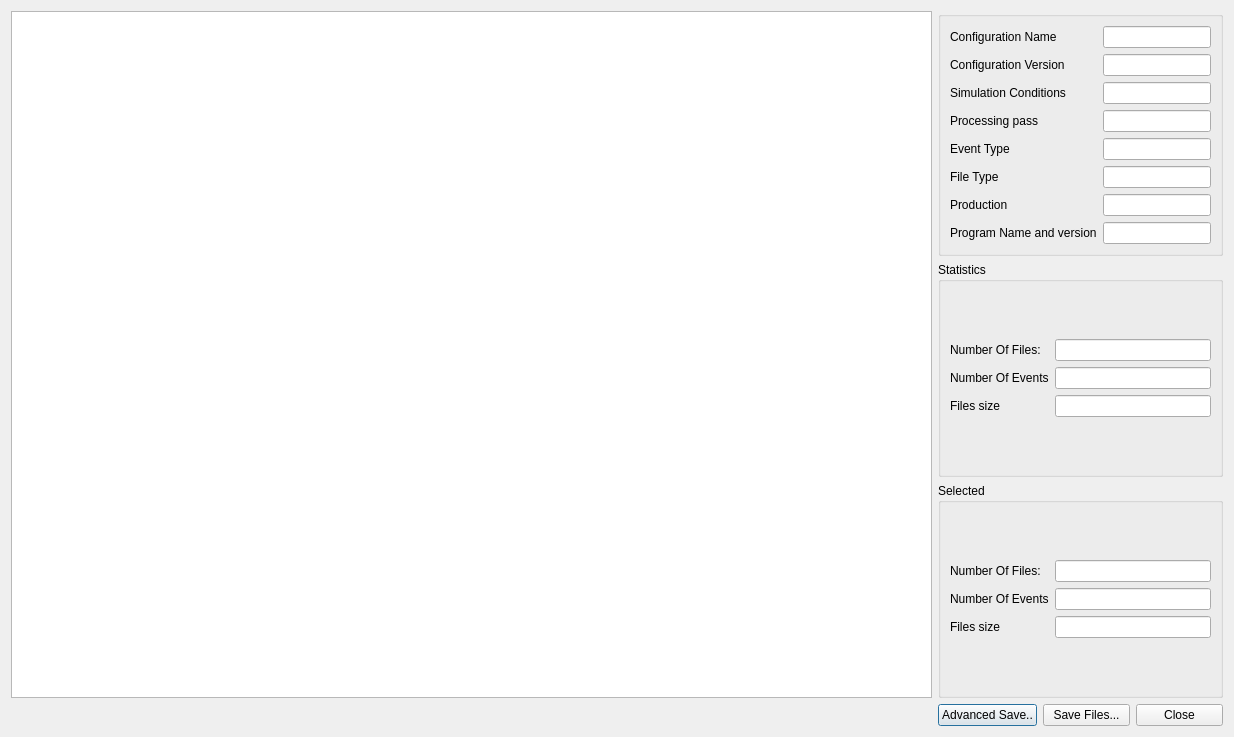
<ui version="4.0" >
 <class>FileDialog</class>
 <widget class="QDialog" name="FileDialog" >
  <property name="windowModality" >
   <enum>Qt::WindowModal</enum>
  </property>
  <property name="geometry" >
   <rect>
    <x>0</x>
    <y>0</y>
    <width>1234</width>
    <height>737</height>
   </rect>
  </property>
  <property name="windowTitle" >
   <string>Feicim FileDialog</string>
  </property>
  <property name="modal" >
   <bool>false</bool>
  </property>
  <layout class="QGridLayout" >
   <item rowspan="3" row="0" column="0" >
    <widget class="QTableView" name="tableView" />
   </item>
   <item row="0" column="1" colspan="3" >
    <widget class="QGroupBox" name="groupBox_3" >
     <property name="title" >
      <string/>
     </property>
     <layout class="QGridLayout" >
      <item row="0" column="0" >
       <layout class="QGridLayout" >
        <item row="0" column="1" >
         <widget class="QLineEdit" name="configname" >
          <property name="readOnly" >
           <bool>true</bool>
          </property>
         </widget>
        </item>
        <item row="1" column="1" >
         <widget class="QLineEdit" name="configversion" >
          <property name="readOnly" >
           <bool>true</bool>
          </property>
         </widget>
        </item>
        <item row="2" column="1" >
         <widget class="QLineEdit" name="simulation" >
          <property name="readOnly" >
           <bool>true</bool>
          </property>
         </widget>
        </item>
        <item row="3" column="1" >
         <widget class="QLineEdit" name="processing" >
          <property name="readOnly" >
           <bool>true</bool>
          </property>
         </widget>
        </item>
        <item row="4" column="1" >
         <widget class="QLineEdit" name="eventtype" >
          <property name="readOnly" >
           <bool>true</bool>
          </property>
         </widget>
        </item>
        <item row="5" column="1" >
         <widget class="QLineEdit" name="filetype" >
          <property name="readOnly" >
           <bool>true</bool>
          </property>
         </widget>
        </item>
        <item row="6" column="1" >
         <widget class="QLineEdit" name="production" >
          <property name="readOnly" >
           <bool>true</bool>
          </property>
         </widget>
        </item>
        <item row="7" column="1" >
         <widget class="QLineEdit" name="progrnameandversion" >
          <property name="readOnly" >
           <bool>true</bool>
          </property>
         </widget>
        </item>
        <item row="0" column="0" >
         <widget class="QLabel" name="label_7" >
          <property name="text" >
           <string>Configuration Name</string>
          </property>
         </widget>
        </item>
        <item row="1" column="0" >
         <widget class="QLabel" name="label_8" >
          <property name="text" >
           <string>Configuration Version</string>
          </property>
         </widget>
        </item>
        <item row="2" column="0" >
         <widget class="QLabel" name="label_9" >
          <property name="text" >
           <string>Simulation Conditions</string>
          </property>
         </widget>
        </item>
        <item row="3" column="0" >
         <widget class="QLabel" name="label_10" >
          <property name="text" >
           <string>Processing pass</string>
          </property>
         </widget>
        </item>
        <item row="4" column="0" >
         <widget class="QLabel" name="label_11" >
          <property name="text" >
           <string>Event Type</string>
          </property>
         </widget>
        </item>
        <item row="5" column="0" >
         <widget class="QLabel" name="label_12" >
          <property name="text" >
           <string>File Type</string>
          </property>
         </widget>
        </item>
        <item row="6" column="0" >
         <widget class="QLabel" name="label_13" >
          <property name="text" >
           <string>Production</string>
          </property>
         </widget>
        </item>
        <item row="7" column="0" >
         <widget class="QLabel" name="label_14" >
          <property name="text" >
           <string>Program Name and version</string>
          </property>
         </widget>
        </item>
       </layout>
      </item>
     </layout>
    </widget>
   </item>
   <item row="1" column="1" colspan="3" >
    <widget class="QGroupBox" name="groupBox" >
     <property name="title" >
      <string>Statistics</string>
     </property>
     <layout class="QGridLayout" >
      <item row="0" column="0" >
       <layout class="QGridLayout" >
        <item row="1" column="0" >
         <layout class="QHBoxLayout" >
          <item>
           <widget class="QLabel" name="label_2" >
            <property name="text" >
             <string>Number Of Events</string>
            </property>
           </widget>
          </item>
         </layout>
        </item>
        <item row="0" column="0" >
         <widget class="QLabel" name="label" >
          <property name="text" >
           <string>Number Of Files:</string>
          </property>
         </widget>
        </item>
        <item row="0" column="1" >
         <widget class="QLineEdit" name="lineEdit" >
          <property name="readOnly" >
           <bool>true</bool>
          </property>
         </widget>
        </item>
        <item row="1" column="1" >
         <widget class="QLineEdit" name="lineEdit_2" >
          <property name="readOnly" >
           <bool>true</bool>
          </property>
         </widget>
        </item>
        <item row="2" column="0" >
         <widget class="QLabel" name="label_5" >
          <property name="text" >
           <string>Files size</string>
          </property>
         </widget>
        </item>
        <item row="2" column="1" >
         <widget class="QLineEdit" name="lineEdit_5" >
          <property name="readOnly" >
           <bool>true</bool>
          </property>
         </widget>
        </item>
       </layout>
      </item>
     </layout>
    </widget>
   </item>
   <item row="2" column="1" colspan="3" >
    <widget class="QGroupBox" name="groupBox_2" >
     <property name="title" >
      <string>Selected</string>
     </property>
     <layout class="QGridLayout" >
      <item row="0" column="0" >
       <layout class="QGridLayout" >
        <item row="1" column="0" >
         <layout class="QHBoxLayout" >
          <item>
           <widget class="QLabel" name="label_4" >
            <property name="text" >
             <string>Number Of Events</string>
            </property>
           </widget>
          </item>
         </layout>
        </item>
        <item row="0" column="1" >
         <widget class="QLineEdit" name="lineEdit_3" >
          <property name="readOnly" >
           <bool>true</bool>
          </property>
         </widget>
        </item>
        <item row="1" column="1" >
         <widget class="QLineEdit" name="lineEdit_4" >
          <property name="readOnly" >
           <bool>true</bool>
          </property>
         </widget>
        </item>
        <item row="0" column="0" >
         <widget class="QLabel" name="label_6" >
          <property name="text" >
           <string>Number Of Files:</string>
          </property>
         </widget>
        </item>
        <item row="2" column="1" >
         <widget class="QLineEdit" name="lineEdit_6" >
          <property name="readOnly" >
           <bool>true</bool>
          </property>
         </widget>
        </item>
        <item row="2" column="0" >
         <widget class="QLabel" name="label_3" >
          <property name="text" >
           <string>Files size</string>
          </property>
         </widget>
        </item>
       </layout>
      </item>
     </layout>
    </widget>
   </item>
   <item row="3" column="1" >
    <widget class="QPushButton" name="advancedSave" >
     <property name="text" >
      <string>Advanced Save..</string>
     </property>
    </widget>
   </item>
   <item row="3" column="2" >
    <widget class="QPushButton" name="saveButton" >
     <property name="text" >
      <string>Save Files...</string>
     </property>
    </widget>
   </item>
   <item row="3" column="3" >
    <widget class="QPushButton" name="closeButton" >
     <property name="text" >
      <string>Close</string>
     </property>
    </widget>
   </item>
  </layout>
 </widget>
 <resources/>
 <connections/>
</ui>
